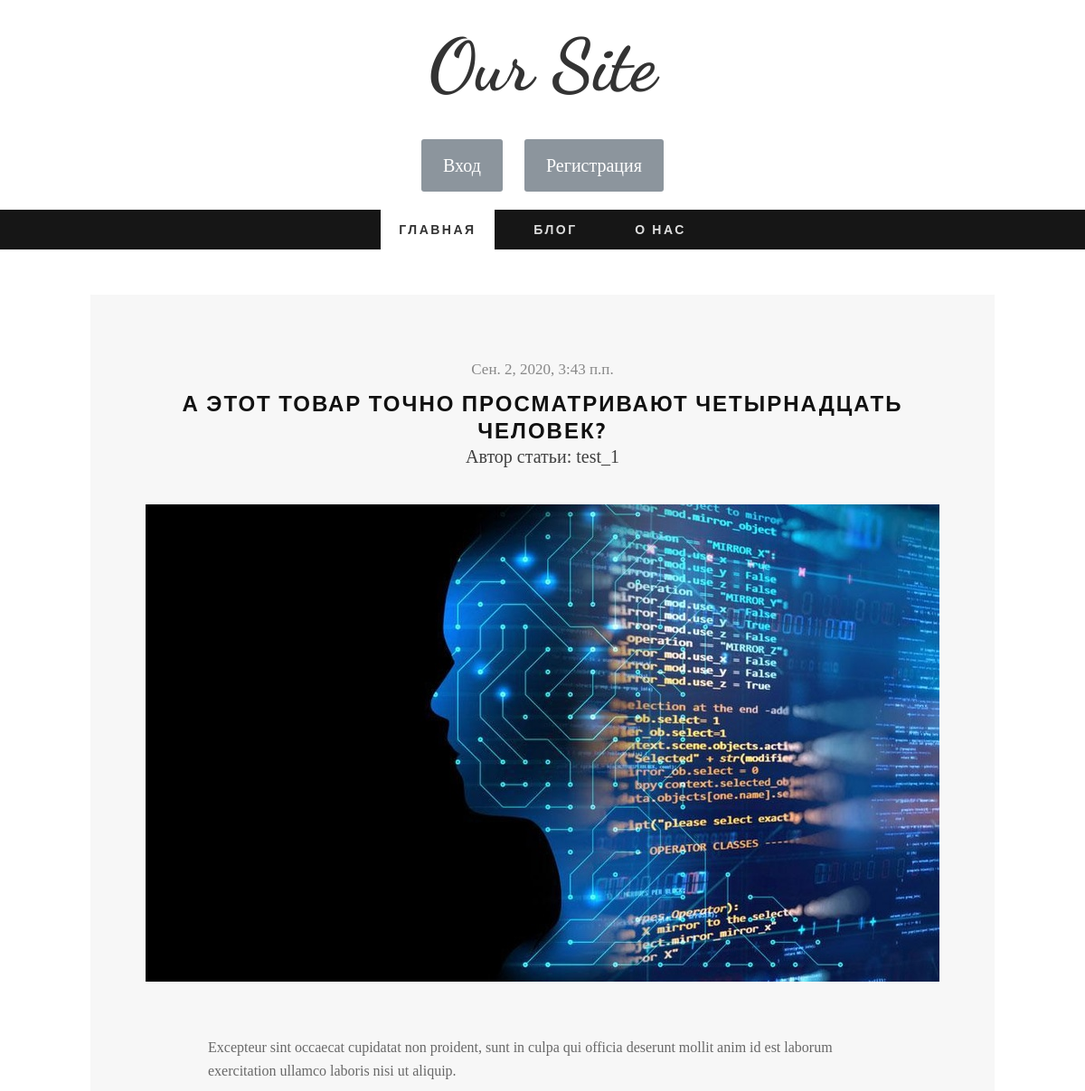
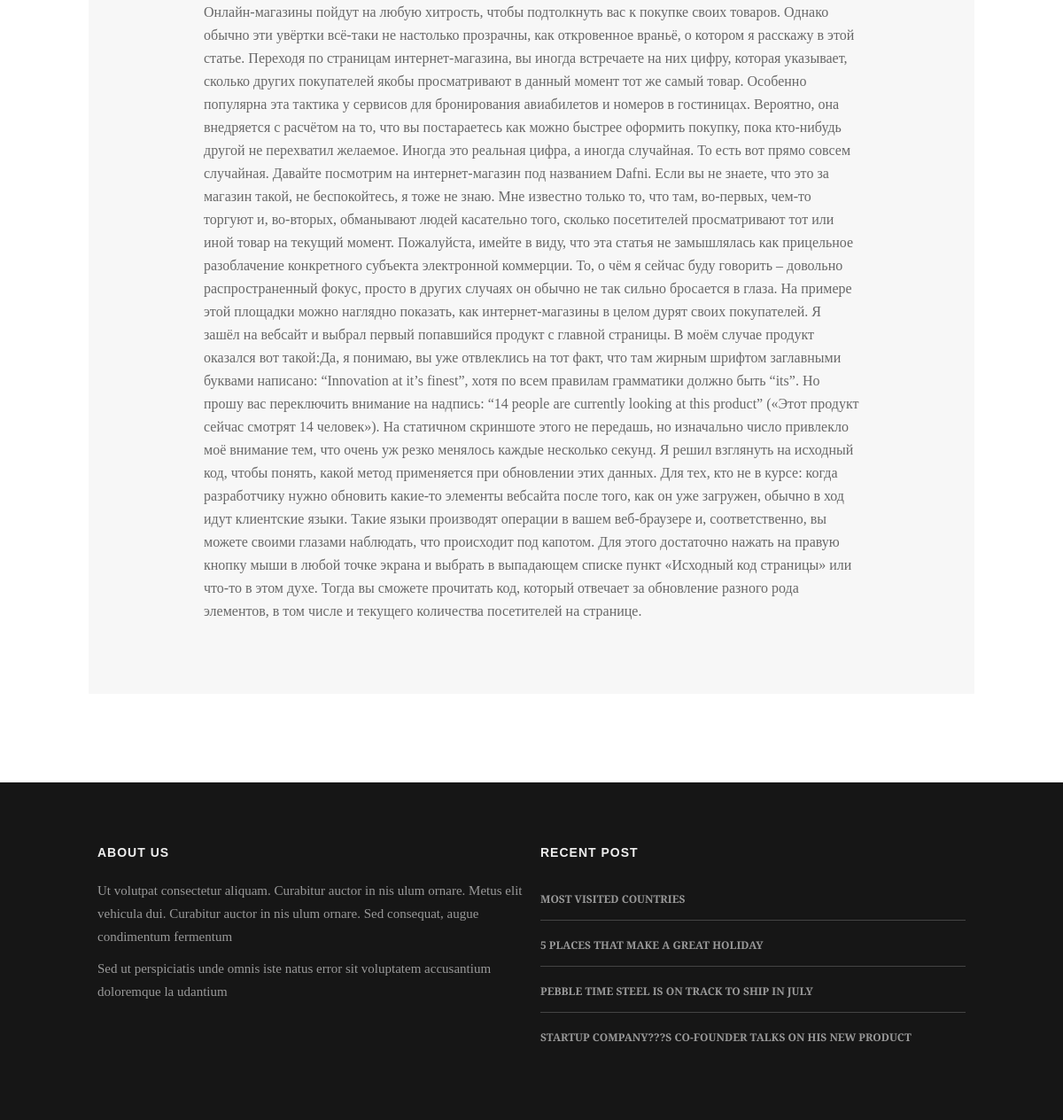
The app's page /blog/5 with its own data (2 pictures, top to bottom).
### blog/models.py (models this page shows)
class Post(models.Model):
    title = models.CharField("Название", max_length=100)
    text = models.TextField("Текст")
    date = models.DateTimeField("Дата публикации", default=timezone.now)
    author = models.ForeignKey(User, verbose_name="Автор", on_delete=models.CASCADE)
    image = models.ImageField("Изображение",default='', upload_to='posts/')
    class Meta():
        verbose_name = "Пост"
        verbose_name_plural = "Посты"

### blog/views.py (the view)
# urls.py: path('blog/<int:pk>', views.BlogDetailView.as_view(), name='single-page'), # 'blog/<int:pk>' для уникальной записи в url будет подставляться blog/1 Итд
class BlogDetailView(DetailView):
    model = Post
    template_name = 'blog/single.html'
    context_object_name = 'post'
    def get_context_data(self, **kwargs):
        ctx = super(BlogDetailView,self).get_context_data(**kwargs)
        ctx['title'] = f'Запись - {Post.title}'
        return ctx

### blog/templates/blog/single.html
{% extends 'blog/main.html' %}
	{% block content %}
			<div class="wrap-container">
				<div id="main-content">
					<div class="wrap-content">
						<div class="row">
							<article class="single-post zerogrid">
								<div class="row wrap-post">
									<div class="entry-header">
										<span class="time">{{ post.date }}</span>
										<h2 class="entry-title"><a href="#"> {{ post.title }}</a></h2>
										<span style="font-size: 20px;">Автор статьи: {{ post.author }}</span>
									</div>
									<div class="post-thumbnail-wrap">
										<img src="{{ post.image.url }}">
									</div>
									<div class="entry-content">
										<div class="excerpt"><p>Excepteur sint occaecat cupidatat non proident, sunt in culpa qui officia deserunt mollit anim id est laborum exercitation ullamco laboris nisi ut aliquip.</p></div>
											<p>
												{{ post.text }}
											</p>
										</div>
								</div>
							</article>
						</div>
					</div>
				</div>
			</div>
	{% endblock %}

### blog/static/blog/css/zerogrid.css (style rules this page uses)
.zerogrid { width: 1000px; position: relative; margin: 0 auto; padding: 0px; }
.zerogrid:after { content: "\0020"; display: block; height: 0; clear: both; visibility: hidden; }
.zerogrid .row:before,.row:after { content: '\0020'; display: block; overflow: hidden; visibility: hidden; width: 0; height: 0; }
.zerogrid .row:after { clear: both; }
.zerogrid .row { zoom: 1; }

### blog/static/blog/css/style.css (style rules this page uses)
a,abbr,acronym,address,applet,article,aside,audio,b,blockquote,big,body,center,canvas,caption,cite,code,command,datalist,dd,del,details,dfn,dl,div,dt,em,embed,fieldset,figcaption,figure,font,footer,form,h1,h2,h3,h4,h5,h6,header,hgroup,html,i,iframe,img,ins,kbd,keygen,label,legend,li,meter,nav,object,ol,output,p,pre,progress,q,s,samp,section,small,span,source,strike,strong,sub,sup,table,tbody,tfoot,thead,th,tr,tdvideo,tt,u,ul,var { background:transparent;border:0 none;font-size:100%;margin:0;padding:0;border:0;outline:0;vertical-align:top; }
img { vertical-align:top; }
article, aside, audio, canvas, command, datalist, details, embed, figcaption, figure, footer, header, hgroup, keygen, meter, nav, output, progress, section, source, video { display:block; }
* { -webkit-box-sizing: border-box; -moz-box-sizing: border-box; box-sizing: border-box; }
html { -webkit-text-size-adjust: none; }
img { max-width:100%; height: auto;width: auto\9; }
a { color: #333;text-decoration: none; }
h1, h2 { font-size: 25px;line-height: 30px; }
h1, h2, h3, h4, h5, h6 { clear: both;hyphens: auto; color: #000;line-height: 1.2;font-family: 'Montserrat', sans-serif;letter-spacing: 1px; }
p { margin: 10px 0; }
.post:after, .post:before, article:after, article:before, section:after, section:before { clear: both; content: '\0020'; display: block; visibility: hidden; width: 0; height: 0; }
html, body { width:100%; padding:0; margin:0; }
body { font: 16px/26px Arial, Helvetica, sans-serif;font-family: 'Crimson Text', serif;background: #fff; }
#main-content .wrap-content { padding: 50px 0; }
.single-post .wrap-post, .comments-are { background: #f7f7f7;padding:30px; position: relative; }
.single-post .wrap-post { margin-bottom: 50px; }
article { background: #ffffff; color: #3F3F3F; margin-bottom: 40px;padding-bottom: 10px; }
article:after, article:before { clear: both; content: '\0020'; display: block; visibility: hidden; width: 0; height: 0; }
article .post-thumbnail-wrap { text-align: center;width: 100%;margin-bottom: 10px; }
article .entry-header { text-align: center; }
article.single-post .entry-header { padding: 40px 0; }
article.single-post .entry-header h2.entry-title { font-family: 'Cabin', Helvetica, sans-serif;font-size: 24px;font-weight: bold;line-height: 30px;color: #111;letter-spacing: 2px;margin: 0;text-transform: uppercase; }
article.single-post .entry-header h2.entry-title a { color: #111;margin: 0; }
article .entry-header .time { font-family: "Merriweather",Georgia,serif;color: #888;font-size: 17px;padding-bottom: 10px;display: block; }
article .entry-content { padding: 40px 100px; text-align: left; }
article .entry-content p { font-size: 16px;color: #686868; }

### records on screen
Post: date "Сен. 2, 2020, 3:43 п.п.", title "А ЭТОТ ТОВАР ТОЧНО ПРОСМАТРИВАЮТ ЧЕТЫРНАДЦАТЬ ЧЕЛОВЕК?", author "test_1", image (picture), text "Онлайн-магазины пойдут на любую хитрость, чтобы подтолкнуть вас к покупке своих товаров. Однако обычно эти увёртки всё-таки не настолько прозрачны, как откровенное враньё, о котором я расскажу в этой статье. Переходя по страницам интернет-магазина, вы иногда встречаете на них цифру, которая указывает, сколько других покупателей якобы просматривают в данный момент тот же самый товар. Особенно популярна эта тактика у сервисов для бронирования авиабилетов и номеров в гостиницах. Вероятно, она внедряется с расчётом на то, что вы постараетесь как можно быстрее оформить покупку, пока кто-нибудь другой не перехватил желаемое. Иногда это реальная цифра, а иногда случайная. То есть вот прямо совсем…"
